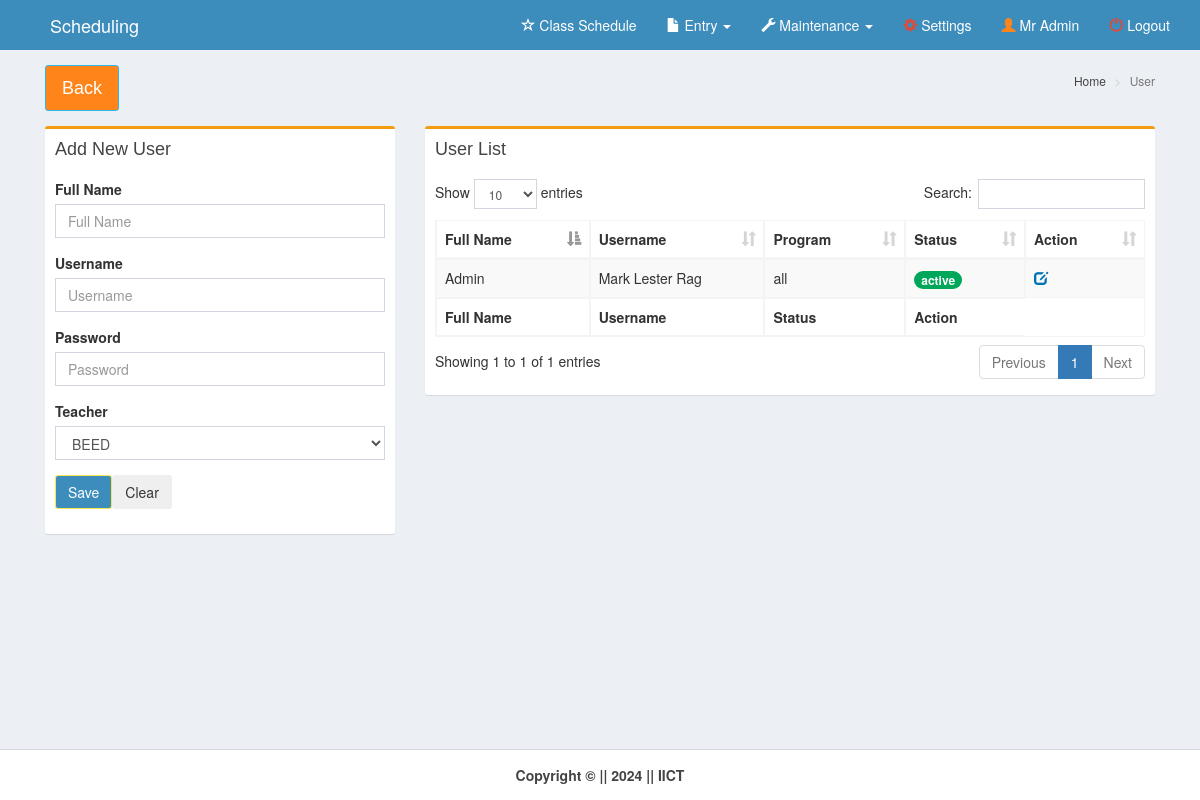
The page /pages/user.php (signed in) on the database its author committed.
### tables this page shows
CREATE TABLE `user` (
  `user_id` int(11) NOT NULL,
  `username` varchar(15) NOT NULL,
  `password` varchar(50) NOT NULL,
  `name` varchar(50) NOT NULL,
  `status` varchar(10) NOT NULL,
  `program` varchar(10) NOT NULL
);

### pages/user.php (the view, shortened to what this page needs)
<!DOCTYPE html>
<html>
<head>
    <link rel="stylesheet" href="../bootstrap/css/bootstrap.min.css">
    <link rel="stylesheet" href="../plugins/datatables/dataTables.bootstrap.css">
    <link rel="stylesheet" href="../dist/css/AdminLTE.min.css">
    <link rel="stylesheet" href="../dist/css/skins/_all-skins.min.css">
</head>
<body class="hold-transition skin-blue layout-top-nav">
    <div class="wrapper">
        <div class="content-wrapper">
            <div class="container">
                <section class="content-header">
                    <h1>
                        <a class="btn btn-lg btn-warning" href="home.php">Back</a>
                    </h1>
                    <ol class="breadcrumb">
                        <li><a href="#"><i class="fa fa-dashboard"></i> Home</a></li>
                        <li class="active">User</li>
                    </ol>
                </section>
                <section class="content">
                    <div class="row">
                        <div class="col-md-4">
                            <div class="box box-warning">
                                <div class="box-header">
                                    <h3 class="box-title">Add New User</h3>
                                </div>
                                <div class="box-body">
                                    <form method="post" action="user_add.php" enctype="multipart/form-data">
                                        <div class="form-group">
                                            <label for="date">Full Name</label>
                                            <div class="input-group col-md-12">
                                                <input type="text" class="form-control pull-right" id="date" name="name"
                                                    placeholder="Full Name" required>
                                            </div>
                                        </div>
                                        <div class="form-group">
                                            <label for="date">Username</label>
                                            <div class="input-group col-md-12">
                                                <input type="text" class="form-control pull-right" id="date"
                                                    name="username" placeholder="Username" required>
                                            </div>
                                        </div>
                                        <div class="form-group">
                                            <label for="date">Password</label>
                                            <div class="input-group col-md-12">
                                                <input type="password" class="form-control pull-right" id="date"
                                                    name="password" placeholder="Password" required>
                                            </div>
                                        </div>
                                        <div class="form-group">
                                            <label for="date">Teacher</label>
                                            <select class="form-control select2" name="program" required>
                                                <?php
                        $query2 = mysqli_query($con, "select * from program order by prog_code") or die(mysqli_error($con));
                        while ($row = mysqli_fetch_array($query2)) {
                        ?>
                                                <option><?php echo $row['prog_code']; ?></option>
                                                <?php }
                        ?>
                                            </select>
                                        </div>
                                        <div class="form-group">
                                            <div class="input-group">
                                                <button class="btn btn-primary" id="daterange-btn" name="">
                                                    Save
                                                </button>
                                                <button class="btn" id="daterange-btn">
                                                    Clear
                                                </button>
                                            </div>
                                        </div>
                                    </form>
                                </div>
                            </div>
                        </div>
                        <div class="col-xs-8">
                            <div class="box box-warning">
                                <div class="box-header">
                                    <h3 class="box-title">User List</h3>
                                </div>
                                <div class="box-body">
                                    <table id="example1" class="table table-bordered table-striped">
                                        <thead>
                                            <tr>
                                                <th>Full Name</th>
                                                <th>Username</th>
                                                <th>Program</th>
                                                <th>Status</th>
                                                <th>Action</th>
                                            </tr>
                                        </thead>
                                        <tbody>
                                            <?php
                      $query = mysqli_query($con, "select * from user where username<>'admin' order by name") or die(mysqli_error($con));
                      while ($row = mysqli_fetch_array($query)) {
                      ?>
                                            <tr>
                                                <td><?php echo $row['name']; ?></td>
                                                <td><?php echo $row['username']; ?></td>
                                                <td><?php echo $row['program']; ?></td>
                                                <td><?php if ($row['status'] == "active")
                                echo "<span class='badge bg-green'>" . $row['status'] . "</span>";
                              else
                                echo "<span class='badge bg-red'>" . $row['status'] . "</span>";
                              ?></td>
                                                <td>
                                                    <a href="#updateordinance<?php echo $row['user_id']; ?>"
                                                        data-target="#updateordinance<?php echo $row['user_id']; ?>"
                                                        data-toggle="modal" style="color:#fff;"
                                                        class="small-box-footer"><i
                                                            class="glyphicon glyphicon-edit text-blue"></i></a>
                                                </td>
                                            </tr>
                                            <?php } ?>
                                        </tbody>
                                        <tfoot>
                                            <tr>
                                                <th>Full Name</th>
                                                <th>Username</th>
                                                <th>Status</th>
                                                <th>Action</th>
                                            </tr>
                                        </tfoot>
                                    </table>
                                </div>
                            </div>
                        </div>
                </section>
            </div>
        </div>
        <?php include('../dist/includes/footer.php'); ?>
    </div>
</body>
</html>

### rows shown on the page
user: name "Admin", username "Mark Lester Rag", program "all", status "active"

### other values the page prints
$_SESSION['name'] "Mr Admin"
form field program "BEED"
